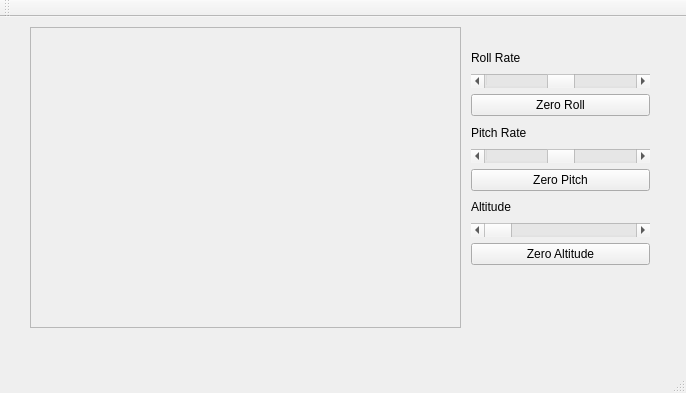
<?xml version="1.0" encoding="UTF-8"?>
<ui version="4.0">
 <class>AHPortExample</class>
 <widget class="QMainWindow" name="AHPortExample">
  <property name="geometry">
   <rect>
    <x>0</x>
    <y>0</y>
    <width>686</width>
    <height>393</height>
   </rect>
  </property>
  <property name="windowTitle">
   <string>AHPortExample</string>
  </property>
  <widget class="QWidget" name="centralWidget">
   <widget class="QScrollArea" name="scrollArea">
    <property name="geometry">
     <rect>
      <x>30</x>
      <y>10</y>
      <width>431</width>
      <height>301</height>
     </rect>
    </property>
    <property name="widgetResizable">
     <bool>true</bool>
    </property>
    <widget class="QWidget" name="scrollAreaWidgetContents">
     <property name="geometry">
      <rect>
       <x>0</x>
       <y>0</y>
       <width>427</width>
       <height>297</height>
      </rect>
     </property>
    </widget>
   </widget>
   <widget class="QWidget" name="verticalLayoutWidget">
    <property name="geometry">
     <rect>
      <x>460</x>
      <y>20</y>
      <width>201</width>
      <height>239</height>
     </rect>
    </property>
    <layout class="QVBoxLayout" name="verticalLayout">
     <item>
      <widget class="QLabel" name="label">
       <property name="text">
        <string>Roll Rate</string>
       </property>
      </widget>
     </item>
     <item>
      <widget class="QScrollBar" name="horizontalScrollBar">
       <property name="minimum">
        <number>-90</number>
       </property>
       <property name="maximum">
        <number>90</number>
       </property>
       <property name="orientation">
        <enum>Qt::Horizontal</enum>
       </property>
      </widget>
     </item>
     <item>
      <widget class="QPushButton" name="pbtnZRoll">
       <property name="text">
        <string>Zero Roll</string>
       </property>
      </widget>
     </item>
     <item>
      <widget class="QLabel" name="label_2">
       <property name="text">
        <string>Pitch Rate</string>
       </property>
      </widget>
     </item>
     <item>
      <widget class="QScrollBar" name="horizontalScrollBar_2">
       <property name="minimum">
        <number>-90</number>
       </property>
       <property name="maximum">
        <number>90</number>
       </property>
       <property name="orientation">
        <enum>Qt::Horizontal</enum>
       </property>
      </widget>
     </item>
     <item>
      <widget class="QPushButton" name="pbtnZPitch">
       <property name="text">
        <string>Zero Pitch</string>
       </property>
      </widget>
     </item>
     <item>
      <widget class="QLabel" name="label_4">
       <property name="text">
        <string>Altitude</string>
       </property>
      </widget>
     </item>
     <item>
      <widget class="QScrollBar" name="horizontalScrollBar_3">
       <property name="maximum">
        <number>1000</number>
       </property>
       <property name="orientation">
        <enum>Qt::Horizontal</enum>
       </property>
      </widget>
     </item>
     <item>
      <widget class="QPushButton" name="ptnZAlt">
       <property name="text">
        <string>Zero Altitude</string>
       </property>
      </widget>
     </item>
    </layout>
   </widget>
  </widget>
  <widget class="QMenuBar" name="menuBar">
   <property name="geometry">
    <rect>
     <x>0</x>
     <y>0</y>
     <width>686</width>
     <height>27</height>
    </rect>
   </property>
  </widget>
  <widget class="QToolBar" name="mainToolBar">
   <attribute name="toolBarArea">
    <enum>TopToolBarArea</enum>
   </attribute>
   <attribute name="toolBarBreak">
    <bool>false</bool>
   </attribute>
  </widget>
  <widget class="QStatusBar" name="statusBar"/>
 </widget>
 <layoutdefault spacing="6" margin="11"/>
 <resources/>
 <connections>
  <connection>
   <sender>horizontalScrollBar</sender>
   <signal>sliderMoved(int)</signal>
   <receiver>AHPortExample</receiver>
   <slot>setRollRate(int)</slot>
   <hints>
    <hint type="sourcelabel">
     <x>502</x>
     <y>93</y>
    </hint>
    <hint type="destinationlabel">
     <x>546</x>
     <y>250</y>
    </hint>
   </hints>
  </connection>
  <connection>
   <sender>horizontalScrollBar_2</sender>
   <signal>sliderMoved(int)</signal>
   <receiver>AHPortExample</receiver>
   <slot>setPitchRate(int)</slot>
   <hints>
    <hint type="sourcelabel">
     <x>546</x>
     <y>183</y>
    </hint>
    <hint type="destinationlabel">
     <x>532</x>
     <y>326</y>
    </hint>
   </hints>
  </connection>
  <connection>
   <sender>horizontalScrollBar_3</sender>
   <signal>valueChanged(int)</signal>
   <receiver>AHPortExample</receiver>
   <slot>setAltitude(int)</slot>
   <hints>
    <hint type="sourcelabel">
     <x>505</x>
     <y>264</y>
    </hint>
    <hint type="destinationlabel">
     <x>593</x>
     <y>299</y>
    </hint>
   </hints>
  </connection>
  <connection>
   <sender>pbtnZRoll</sender>
   <signal>clicked()</signal>
   <receiver>AHPortExample</receiver>
   <slot>zeroRoll()</slot>
   <hints>
    <hint type="sourcelabel">
     <x>610</x>
     <y>126</y>
    </hint>
    <hint type="destinationlabel">
     <x>675</x>
     <y>120</y>
    </hint>
   </hints>
  </connection>
  <connection>
   <sender>pbtnZPitch</sender>
   <signal>clicked()</signal>
   <receiver>AHPortExample</receiver>
   <slot>zeroPitch()</slot>
   <hints>
    <hint type="sourcelabel">
     <x>592</x>
     <y>204</y>
    </hint>
    <hint type="destinationlabel">
     <x>676</x>
     <y>203</y>
    </hint>
   </hints>
  </connection>
  <connection>
   <sender>ptnZAlt</sender>
   <signal>clicked()</signal>
   <receiver>AHPortExample</receiver>
   <slot>zeroAlt()</slot>
   <hints>
    <hint type="sourcelabel">
     <x>608</x>
     <y>280</y>
    </hint>
    <hint type="destinationlabel">
     <x>631</x>
     <y>337</y>
    </hint>
   </hints>
  </connection>
 </connections>
 <slots>
  <slot>setRollRate(int)</slot>
  <slot>setPitchRate(int)</slot>
  <slot>setAltitude(int)</slot>
  <slot>zeroRoll()</slot>
  <slot>zeroPitch()</slot>
  <slot>zeroAlt()</slot>
 </slots>
</ui>
